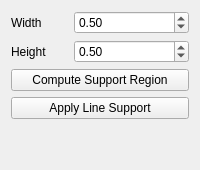
        <widget class="QWidget" name="addLineSupport">
         <attribute name="title">
          <string>Line Support</string>
         </attribute>
         <layout class="QVBoxLayout" name="verticalLayout_4" stretch="0,0,0,0,0">
          <item>
           <layout class="QHBoxLayout" name="horizontalLayout_3" stretch="1,2">
            <item>
             <widget class="QLabel" name="label_LDiameter">
              <property name="text">
               <string>Width</string>
              </property>
             </widget>
            </item>
            <item>
             <widget class="QDoubleSpinBox" name="doubleSpinBox">
              <property name="value">
               <double>0.500000000000000</double>
              </property>
             </widget>
            </item>
           </layout>
          </item>
          <item>
           <layout class="QHBoxLayout" name="horizontalLayout_4" stretch="1,2">
            <item>
             <widget class="QLabel" name="label_Lheight">
              <property name="text">
               <string>Height</string>
              </property>
             </widget>
            </item>
            <item>
             <widget class="QDoubleSpinBox" name="doubleSpinBox_2">
              <property name="value">
               <double>0.500000000000000</double>
              </property>
             </widget>
            </item>
           </layout>
          </item>
          <item>
           <widget class="QPushButton" name="pushButton">
            <property name="text">
             <string>Compute Support Region</string>
            </property>
           </widget>
          </item>
          <item>
           <widget class="QPushButton" name="applyLineSupportButton">
            <property name="text">
             <string>Apply Line Support</string>
            </property>
            <property name="checkable">
             <bool>true</bool>
            </property>
           </widget>
          </item>
          <item>
           <spacer name="verticalSpacer">
            <property name="orientation">
             <enum>Qt::Vertical</enum>
            </property>
            <property name="sizeHint" stdset="0">
             <size>
              <width>20</width>
              <height>40</height>
             </size>
            </property>
           </spacer>
          </item>
         </layout>
        </widget>
